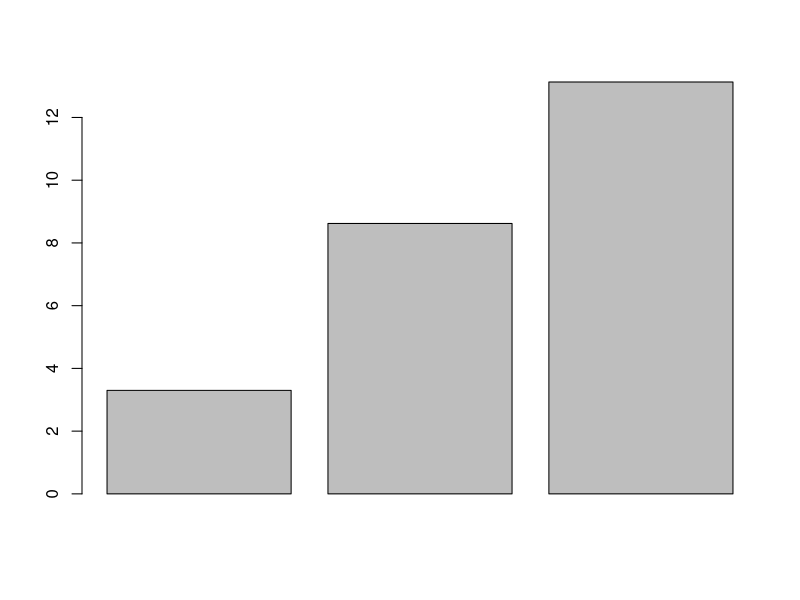
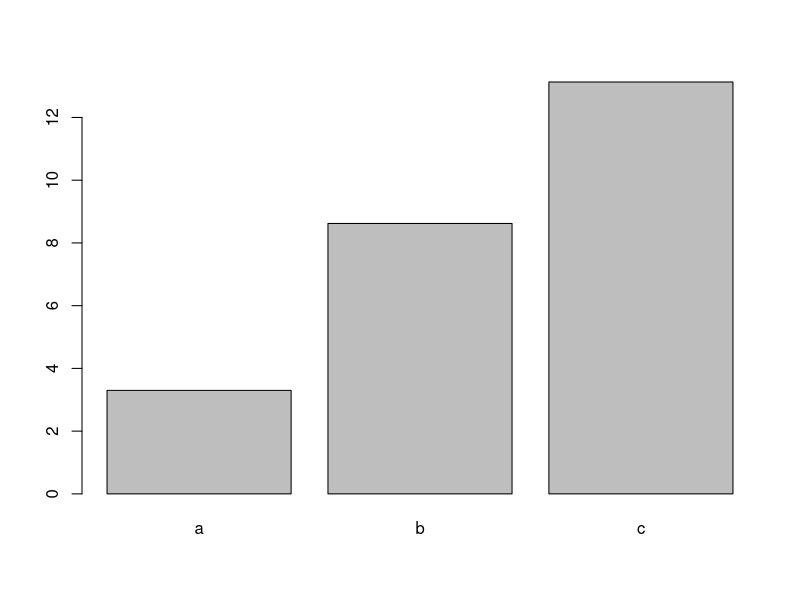
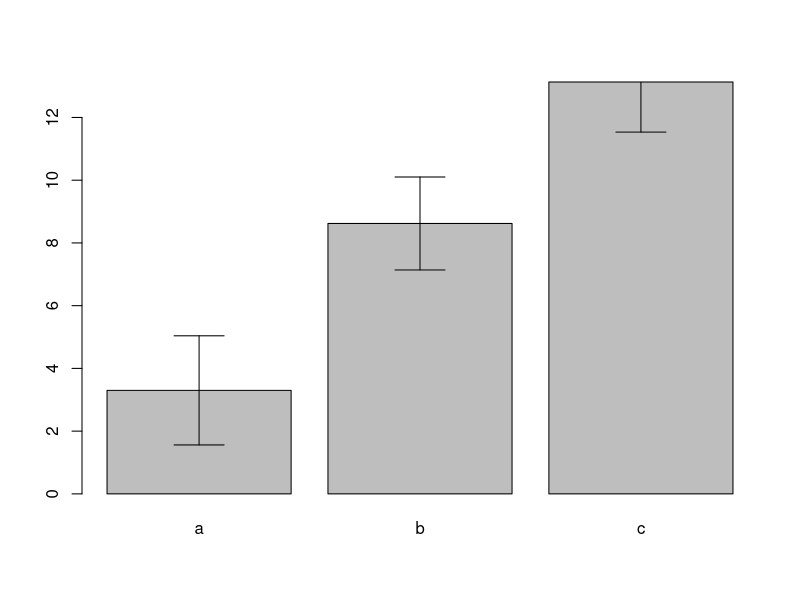
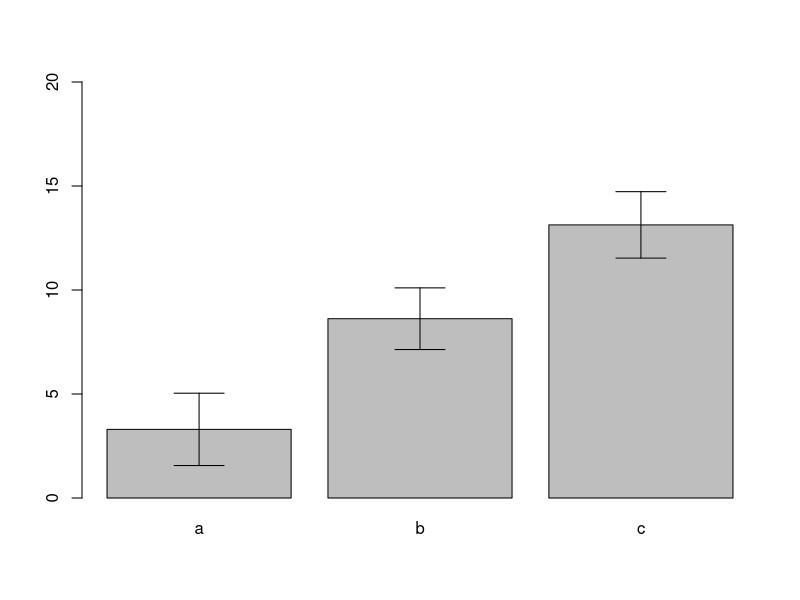
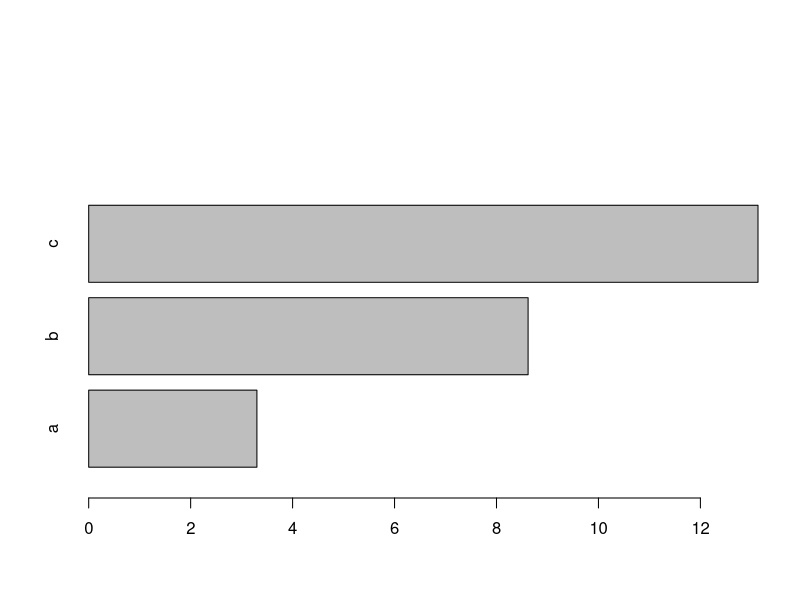
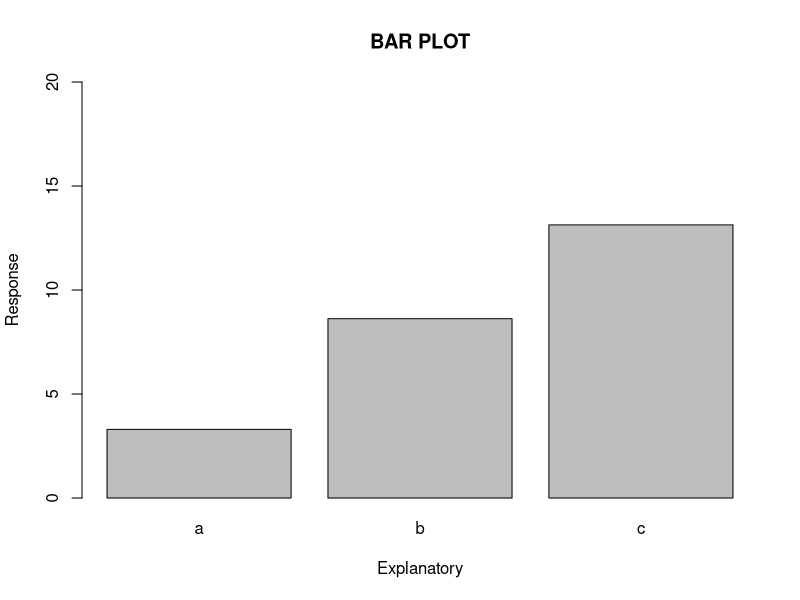
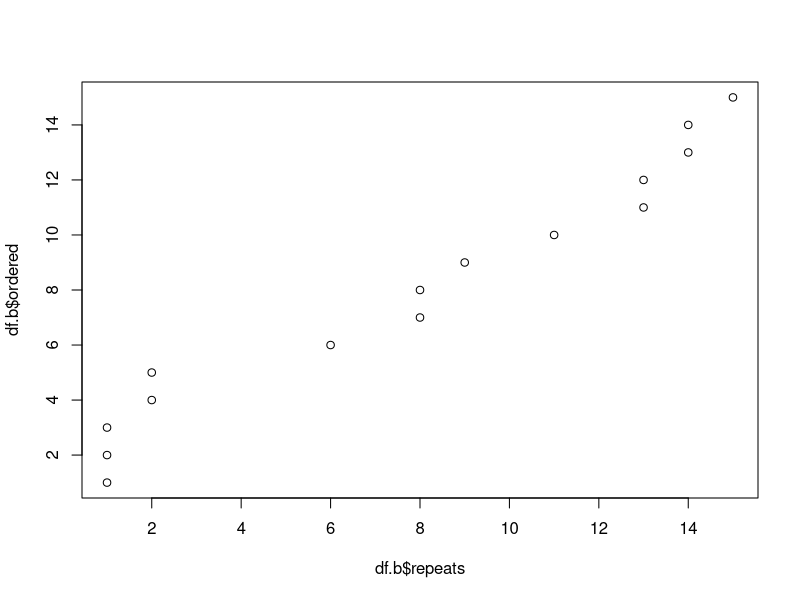
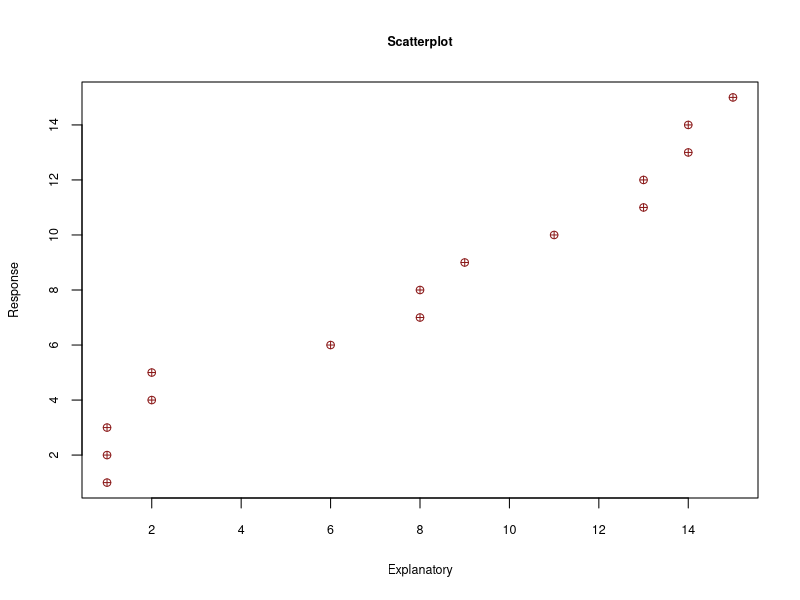

Reproduce these figures in R, in order.
# With the data frame you created last week you will:


e<- c('d','e','f','g','h','i','j','k','l','m','n','o','p','q','r')
e

d<- c('a','a','a','a','a','b','b','b','b','b','c','c','c','c','c')
d

a<- c(1,2,3,4,5,6,7,8,9,10,11,12,13,14,15)
a 

b<- c(1,1,1,2,2,6,8,8,9,11,13,13,14,14,15)
b 

c<- c(1.1,2.2,3.3,4.4,5.5,6.6,7.7,8.8,9.9,10.1,11.11,12.12,13.13,14.14,15.15)
c


data<- cbind(e,d,a,b,c)
data

df<- as.data.frame(data)
df

colnames(df) <- c('unique','three','ordered','repeats','decimals')
df

row.names(df) <- df$unique
df



df.b <- df[,-1]
df.b


# Create a barplot for one numeric column, grouped by the character vector with 3 unique values (10 points)

df.b$ordered <- as.numeric(as.character(df.b$ordered))
df.b$repeats <- as.numeric(as.character(df.b$repeats))
df.b$decimals <- as.numeric(as.character(df.b$decimals))


df.mean <- aggregate(df.b$decimals ~df.b$three, FUN = "mean")
df.mean

colnames(df.mean) <- c("Factor","Mean")
df.mean

barplot(df.mean$Mean)
barplot(df.mean$Mean, names.arg = df.mean$Factor)
# Add error bars with mean and standard deviation to the plot

df.sd <- aggregate(df.b$decimals ~df.b$three, FUN = "sd")
colnames(df.sd) <- c("Factor","StanDev")
df.sd

b.plot <- barplot(df.mean$Mean, names.arg = df.mean$Factor)

arrows(b.plot, df.mean$Mean-df.sd$StanDev,
       b.plot, df.mean$Mean+df.sd$StanDev,angle=90,code=3)
b.plot <- barplot(df.mean$Mean, names.arg = df.mean$Factor, ylim = c(0,20))

arrows(b.plot, df.mean$Mean-df.sd$StanDev,
       b.plot, df.mean$Mean+df.sd$StanDev,angle=90,code=3)
barplot(df.mean$Mean, names.arg = df.mean$Factor, ylim = c(0,5), horiz = TRUE)

  # Change the x and y labels and add a title

b.plot <- barplot(df.mean$Mean, names.arg = df.mean$Factor, ylim = c(0,20),xlab = "Explanatory", ylab = "Response", main="BAR PLOT")

#missing the pdf export, and dimensions are backward

  # Export the plot as a PDF that is 4 inches wide and 7 inches tall.

setwd("C:/GitHub/joyse/plots")

getwd()






# Create a scatter plot between two of your numeric columns. (10 points)

plot(df.b$ordered ~ df.b$repeats)

  # Change the point shape and color to something NOT used in the example.
?pch

plot(df.b$ordered ~ df.b$repeats, xlab = "Explanatory", ylab = "Response", main = "Scatterplot", 
     cex.axis=0.75, cex.main = 0.75, cex.lab = 0.75, pch=10, col="firebrick4")

  # Change the x and y labels and add a title

plot(df.b$ordered ~ df.b$repeats, xlab = "Explanatory", ylab = "Response", main = "Scatterplot", 
     cex.axis=0.75, cex.main = 0.75, cex.lab = 0.75, pch=10, col="firebrick4")
  # Export the plot as a JPEG by using the "Export" button in the plotting pane.
#forgot to change x and y
getwd()
setwd("C:/GitHub/joyse/plots")


# Upload both plots with the script used to create them to GitHub. (5 points)
  # Follow the same file naming format as last week for the script.
  # Name plots as Lastname_barplot or Lastname_scatterplot. Save them to your "plots" folder. (5 points)
